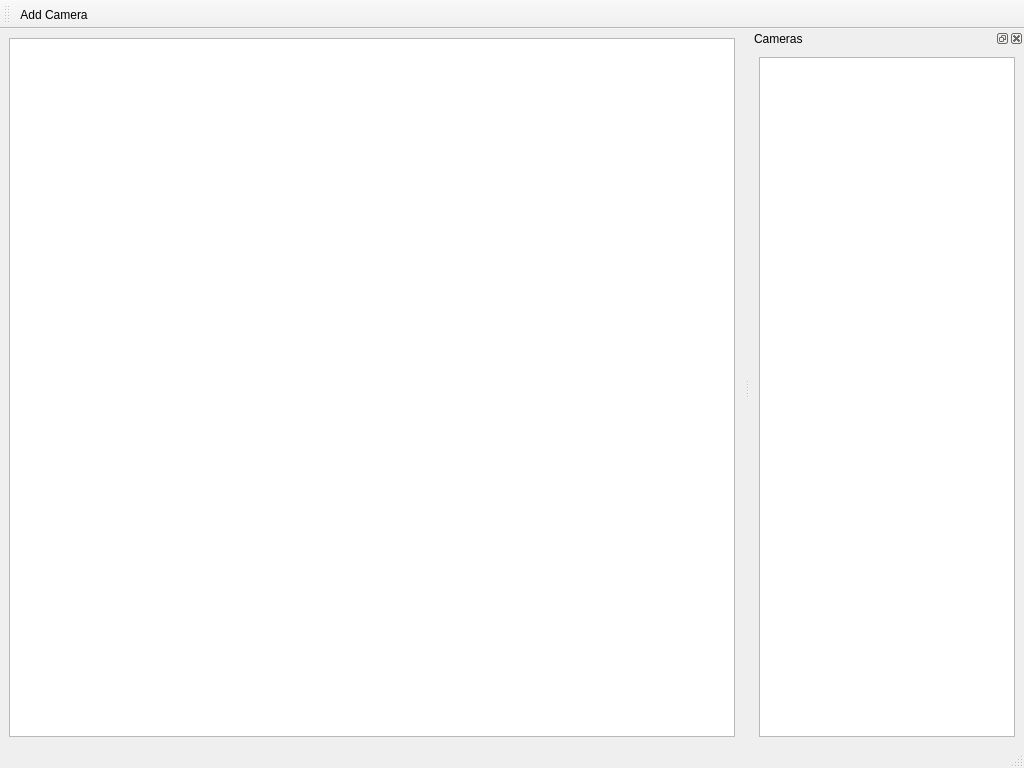
<?xml version="1.0" encoding="UTF-8"?>

<ui version="4.0">
    <class>MainWindow</class>
    <widget class="QMainWindow" name="MainWindow">
        <property name="geometry">
            <rect>
                <x>0</x>
                <y>0</y>
                <width>1024</width>
                <height>768</height>
            </rect>
        </property>
        <property name="windowTitle">
            <string>Human Recognition System</string>
        </property>
        <widget class="QWidget" name="centralwidget">
            <layout class="QVBoxLayout" name="verticalLayout">
                <item>
                    <!-- This is your main "map" or "scene" view. -->
                    <!-- You will drag and drop cameras onto this. -->
                    <widget class="QGraphicsView" name="graphicsViewScene" />
                </item>
            </layout>
        </widget>
        <widget class="QMenuBar" name="menubar">
            <property name="geometry">
                <rect>
                    <x>0</x>
                    <y>0</y>
                    <width>1024</width>
                    <height>22</height>
                </rect>
            </property>
            <widget class="QMenu" name="menuFile">
                <property name="title">
                    <string>File</string>
                </property>
                <addaction name="actionExit" />
            </widget>
        </widget>
        <widget class="QStatusBar" name="statusbar" />
        <!-- This is the dockable "Camera List" on the right. -->
        <widget class="QDockWidget" name="dockWidget">
            <property name="windowTitle">
                <string>Cameras</string>
            </property>
            <attribute name="dockWidgetArea">
                <number>2</number>
            </attribute>
            <widget class="QWidget" name="dockWidgetContents">
                <layout class="QVBoxLayout" name="verticalLayout_2">
                    <item>
                        <!-- This list will show all available cameras. -->
                        <widget class="QListWidget" name="listWidgetCameras" />
                    </item>
                </layout>
            </widget>
        </widget>
        <!-- This is the toolbar at the top. -->
        <widget class="QToolBar" name="toolBar">
            <property name="windowTitle">
                <string>toolBar</string>
            </property>
            <attribute name="toolBarArea">
                <enum>TopToolBarArea</enum>
            </attribute>
            <attribute name="toolBarBreak">
                <bool>false</bool>
            </attribute>
            <addaction name="actionAdd_Camera" />
        </widget>
        <action name="actionExit">
            <property name="text">
                <string>Exit</string>
            </property>
        </action>
        <action name="actionAdd_Camera">
            <property name="text">
                <string>Add Camera</string>
            </property>
            <property name="toolTip">
                <string>Add a new camera feed</string>
            </property>
        </action>
    </widget>
    <resources />
    <connections />
</ui>
